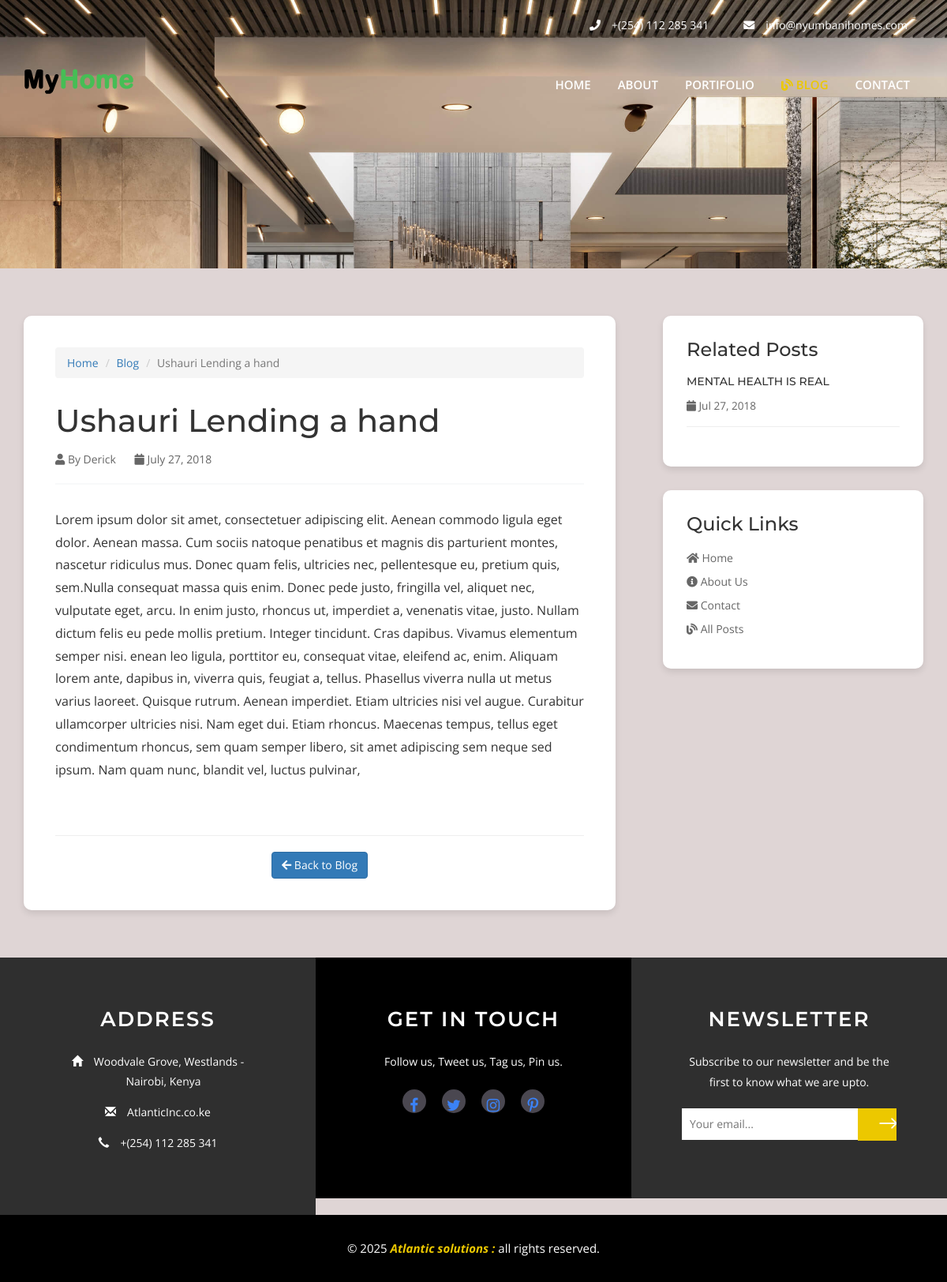
The app's page /single.php?id=6 with its own data.
### tables this page shows
CREATE TABLE `posts` (
  `id` int(11) NOT NULL,
  `author` varchar(200) NOT NULL,
  `title` varchar(400) NOT NULL,
  `content` text NOT NULL,
  `date` datetime NOT NULL DEFAULT current_timestamp()
);

### single.php (the view, shortened to what this page needs)
<?php
require_once "admin/functions/db.php";
$post_id = isset($_GET['id']) ? (int)$_GET['id'] : 0;
$sql = "SELECT * FROM posts WHERE id = ?";
$stmt = $db->prepare($sql);
$stmt->execute([$post_id]);
$post = $stmt->fetch(PDO::FETCH_ASSOC);
$related_sql = "SELECT * FROM posts WHERE id != ? ORDER BY date DESC LIMIT 3";
$related_stmt = $db->prepare($related_sql);
$related_stmt->execute([$post_id]);
$related_posts = $related_stmt->fetchAll(PDO::FETCH_ASSOC);
?>
<!DOCTYPE html>
<html lang="en">
<head>
<link href="css/bootstrap.css" rel="stylesheet" type="text/css" media="all" />
<link href="css/style.css" rel="stylesheet" type="text/css" media="all" />
<link href="css/font-awesome.css" rel="stylesheet">
<link rel="stylesheet" href="https://cdnjs.cloudflare.com/ajax/libs/font-awesome/5.15.4/css/all.min.css">
</head>
<body>
	<div class="banner1">
		<div class="container">
			<div class="w3_agile_banner_top">
				<div class="agile_phone_mail">
					<ul>
						<li><i class="fa fa-phone" aria-hidden="true"></i>+(254) 112 285 341</li>
						<li><i class="fa fa-envelope" aria-hidden="true"></i><a href="mailto:tonniecharles24@gmail.com">info@nyumbanihomes.com</a></li>
					</ul>
				</div>
			</div>
			<div class="agileits_w3layouts_banner_nav">
				<nav class="navbar navbar-default">
					<div class="navbar-header navbar-left">
						<h1><a class="navbar-brand" href="index.php"><img src="images/logo.png" class="img-responsive"></a></h1>
					</div>
					<div class="collapse navbar-collapse navbar-right" id="bs-example-navbar-collapse-1">
						<nav class="cl-effect-13" id="cl-effect-13">
							<ul class="nav navbar-nav">
								<li><a href="index.php">Home</a></li>
								<li><a href="about.php">About</a></li>
								<li><a href="portfolio.php">Portifolio</a></li>
								<li class="active"><a href="blog.php"><i class="fas fa-blog"></i> Blog</a></li>
								<li><a href="contact.php">Contact</a></li>
							</ul>
						</nav>
					</div>
				</nav>
			</div>
		</div>
	</div>
<div class="gallery" style="padding: 60px 0;">
  <div class="container">
    <div class="row">
      <div class="col-md-8">
        <article class="blog-post" style="background: #fff; padding: 40px; border-radius: 10px; box-shadow: 0 4px 8px rgba(0,0,0,0.1);">
          <nav aria-label="breadcrumb" style="margin-bottom: 30px;">
            <ol class="breadcrumb">
              <li class="breadcrumb-item"><a href="index.php">Home</a></li>
              <li class="breadcrumb-item"><a href="blog.php">Blog</a></li>
              <li class="breadcrumb-item active" aria-current="page"><?php echo htmlspecialchars($post['title']); ?></li>
            </ol>
          </nav>
          <header style="margin-bottom: 30px; border-bottom: 2px solid #f8f9fa; padding-bottom: 20px;">
            <h1 style="color: #333; font-size: 2.5rem; margin-bottom: 15px; line-height: 1.2;"><?php echo htmlspecialchars($post['title']); ?></h1>
            <div class="post-meta" style="color: #666; font-size: 14px;">
              <span style="margin-right: 20px;">
                <i class="fa fa-user"></i> By <?php echo htmlspecialchars($post['author']); ?>
              </span>
              <span>
                <i class="fa fa-calendar"></i> <?php echo date("F j, Y", strtotime($post['date'])); ?>
              </span>
            </div>
          </header>
          <div class="post-content" style="line-height: 1.8; color: #333; font-size: 16px;">
            <?php echo nl2br(htmlspecialchars($post['content'])); ?>
          </div>
          <footer style="margin-top: 40px; padding-top: 20px; border-top: 1px solid #eee;">
            <div class="post-actions" style="text-align: center;">
              <a href="blog.php" class="btn btn-primary">
                <i class="fa fa-arrow-left"></i> Back to Blog
              </a>
            </div>
          </footer>
        </article>
      </div>
      <div class="col-md-4">
        <div class="sidebar" style="padding-left: 30px;">
          <?php if (!empty($related_posts)): ?>
          <div class="widget" style="background: #fff; padding: 30px; border-radius: 10px; box-shadow: 0 4px 8px rgba(0,0,0,0.1); margin-bottom: 30px;">
            <h4 style="color: #333; margin-bottom: 20px; font-size: 1.5rem;">Related Posts</h4>
            <?php foreach ($related_posts as $related_post): ?>
            <div class="related-post" style="margin-bottom: 20px; padding-bottom: 15px; border-bottom: 1px solid #eee;">
              <h5 style="margin-bottom: 10px;">
                <a href="single.php?id=<?php echo $related_post['id']; ?>" style="color: #333; text-decoration: none;">
                  <?php echo htmlspecialchars($related_post['title']); ?>
                </a>
              </h5>
              <small style="color: #666;">
                <i class="fa fa-calendar"></i> <?php echo date("M j, Y", strtotime($related_post['date'])); ?>
              </small>
            </div>
            <?php endforeach; ?>
          </div>
          <?php endif; ?>
          <div class="widget" style="background: #fff; padding: 30px; border-radius: 10px; box-shadow: 0 4px 8px rgba(0,0,0,0.1);">
            <h4 style="color: #333; margin-bottom: 20px; font-size: 1.5rem;">Quick Links</h4>
            <ul style="list-style: none; padding: 0;">
              <li style="margin-bottom: 10px;">
                <a href="index.php" style="color: #666; text-decoration: none;">
                  <i class="fa fa-home"></i> Home
                </a>
              </li>
              <li style="margin-bottom: 10px;">
                <a href="about.php" style="color: #666; text-decoration: none;">
                  <i class="fa fa-info-circle"></i> About Us
                </a>
              </li>
              <li style="margin-bottom: 10px;">
                <a href="contact.php" style="color: #666; text-decoration: none;">
                  <i class="fa fa-envelope"></i> Contact
                </a>
              </li>
              <li style="margin-bottom: 10px;">
                <a href="blog.php" style="color: #666; text-decoration: none;">
                  <i class="fa fa-blog"></i> All Posts
                </a>
              </li>
            </ul>
          </div>
        </div>
      </div>
    </div>
  </div>
</div>
<?php include("footer.php"); ?>
</body>
</html>

### css/style.css (style rules this page uses)
html, body { font-size: 100%; font-family: 'Open Sans', sans-serif; background:#dfd5d5; margin: 0; }
p,ul li,ol li { margin:0; font-size:14px; }
h1,h2,h3,h4,h5,h6 { font-family: 'Montserrat', sans-serif; margin:0; }
ul,label { margin:0; padding:0; }
input[type="submit"],input[type="reset"],a,.agileinfo_services_grid1_pos,.agileinfo_services_grid1 h4,.simplefilter li { -webkit-transition: 0.5s ease-in; -moz-transition: 0.5s ease-in; -ms-transition: 0.5s ease-in; -o-transition: 0.5s ease-in; transition:0.5s ease-in; }
.banner1 { background:url(../images/banner.jpg) no-repeat 0px 0px; background-size:cover; -webkit-background-size:cover; -moz-background-size:cover; -o-background-size:cover; -ms-background-size:cover; min-height:340px; }
.agile_phone_mail { text-align: right; padding: 1em 0; }
.agile_phone_mail ul li { display: inline-block; padding: 6px 20px; color: #fff; }
.agile_phone_mail ul li a { text-decoration:none; color:#fff; }
.agile_phone_mail ul li i { padding-right:1em; }
.agileits_w3layouts_banner_nav { padding:1em 0; }
.navbar-default { background: none; border: none; }
.navbar { border-radius: 0; margin-bottom:0; }
.navbar-default .navbar-brand,.navbar-default .navbar-brand:hover, .navbar-default .navbar-brand:focus { color: #ecc800; }
.navbar-nav { float: right; }
.navbar-brand { padding: 0; font-size: 45px; line-height: 45px; height: 45px; letter-spacing: 1px; }
.navbar-collapse { padding: 0; }
.navbar-nav > li > a { text-transform: uppercase; padding:14px 15px; font-weight: 600; font-size: 15px; }
.navbar-right { width: 58%; margin-right: 0; }
.navbar-default .navbar-nav > li > a { color: #fff; }
.navbar { min-height: 45px; }
.navbar-nav { margin: 0.2em 0 0; }
.navbar-default .navbar-nav > .active > a, .navbar-default .navbar-nav > .active > a:hover, .navbar-default .navbar-nav > .active > a:focus { color: #ecc800; background-color:transparent; }
.navbar-nav > li { margin: 0 2px; }
ol { margin-bottom: 44px; }
.gallery { padding:5em 0; }

### records on screen
posts: title "Ushauri Lending a hand", author "Derick", date "July 27, 2018", content "Lorem ipsum dolor sit amet, consectetuer adipiscing elit. Aenean commodo ligula eget dolor. Aenean massa. Cum sociis natoque penatibus et magnis dis parturient montes, nascetur ridiculus mus. Donec quam felis, ultricies nec, pellentesque eu, pretium quis, sem.Nulla consequat massa quis enim. Donec pede justo, fringilla vel, aliquet nec, vulputate eget, arcu. In enim justo, rhoncus ut, imperdiet a, venenatis vitae, justo. Nullam dictum felis eu pede mollis pretium. Integer tincidunt. Cras dapibus. Vivamus elementum semper nisi. enean leo ligula, porttitor eu, consequat vitae, eleifend ac, enim. Aliquam lorem ante, dapibus in, viverra quis, feugiat a, tellus. Phasellus viverra nulla ut metus…"
posts: title "MENTAL HEALTH IS REAL", date "Jul 27, 2018"
